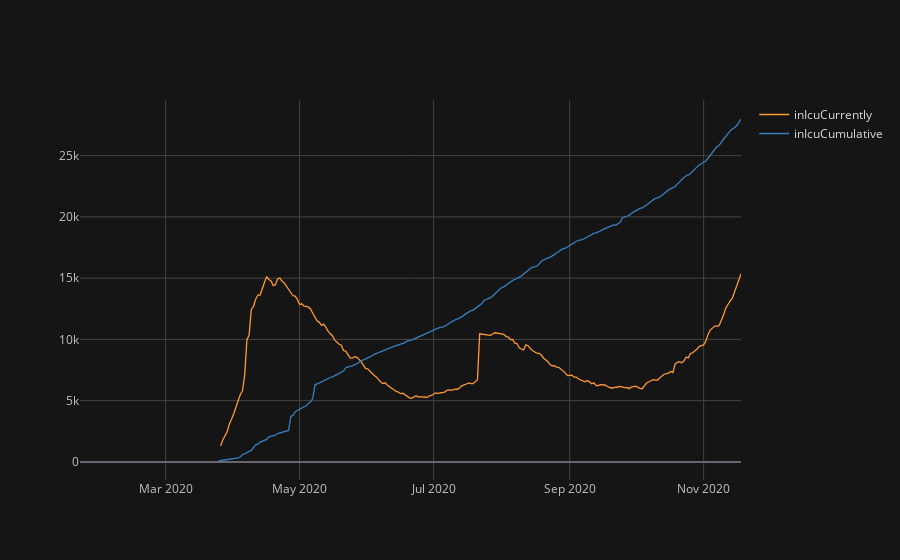

Here is the notebook cell this chart was saved with:
### Code cell
iplot_cols(df_us,'icu')

### Figure 1 — Plotly figure (JSON) as saved in the notebook; plotly's stock layout.template omitted (floating-point values rounded to 4 significant figures; data arrays with more than 128 entries replaced by an {"elided": "..."} marker saying what was removed)
{"data": [{"line": {"color": "rgba(255, 153, 51, 1.0)", "dash": "solid", "shape": "linear", "width": 1.3}, "mode": "lines", "name": "inIcuCurrently", "text": "", "type": "scatter", "x": {"elided": "302 str values"}, "y": {"elided": "302 mixed values"}}, {"line": {"color": "rgba(55, 128, 191, 1.0)", "dash": "solid", "shape": "linear", "width": 1.3}, "mode": "lines", "name": "inIcuCumulative", "text": "", "type": "scatter", "x": {"elided": "302 str values"}, "y": {"elided": "302 mixed values"}}], "layout": {"legend": {"bgcolor": "#151516", "font": {"color": "#D9D9D9"}}, "paper_bgcolor": "#151516", "plot_bgcolor": "#151516", "title": {"font": {"color": "#D9D9D9"}}, "xaxis": {"gridcolor": "#434343", "showgrid": true, "tickfont": {"color": "#C2C2C2"}, "title": {"font": {"color": "#D9D9D9"}, "text": ""}, "zerolinecolor": "#666570"}, "yaxis": {"gridcolor": "#434343", "showgrid": true, "tickfont": {"color": "#C2C2C2"}, "title": {"font": {"color": "#D9D9D9"}, "text": ""}, "zerolinecolor": "#666570"}}}
